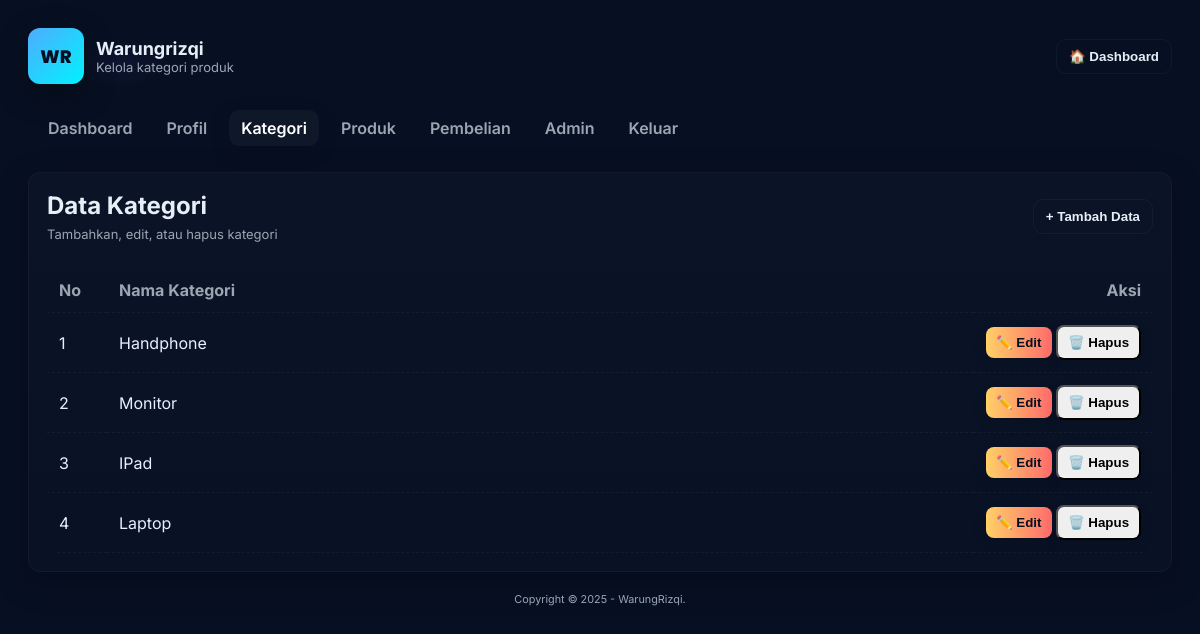
/data-kategori.php (signed in), run on the app's committed database.
### tables this page shows
CREATE TABLE `tb_category` (
  `category_id` int(11) NOT NULL,
  `category_name` varchar(25) NOT NULL
);

### data-kategori.php (the view, shortened to what this page needs)
<?php
include 'db.php';
$kategori_q = mysqli_query($conn, "SELECT * FROM tb_category ORDER BY category_id DESC");
$kategori = [];
if ($kategori_q) {
    while ($r = mysqli_fetch_assoc($kategori_q)) $kategori[] = $r;
}
?>
<!DOCTYPE html>
<html lang="id">
<head>
</head>
<body>
    <div class="container">
        <header class="header">
            <div class="brand">
                <div class="logo">WR</div>
                <div>
                    <div class="title">Warungrizqi</div>
                    <div class="sub">Kelola kategori produk</div>
                </div>
            </div>
            <div>
                <button class="btn" onclick="window.location='dashboard.php'">🏠 Dashboard</button>
            </div>
        </header>
        <nav class="nav" aria-label="Main navigation">
            <a href="dashboard.php">Dashboard</a>
            <a href="profil.php">Profil</a>
            <a href="data-kategori.php" class="active">Kategori</a>
            <a href="data-produk.php">Produk</a>
            <a href="data-pembelian.php">Pembelian</a>
            <a href="data-user.php">Admin</a>
            <a href="keluar.php">Keluar</a>
        </nav>
        <section class="section">
            <div class="card">
                <div style="display:flex;justify-content:space-between;align-items:center">
                    <div>
                        <h2 style="margin:0">Data Kategori</h2>
                        <div class="sub" style="margin-top:6px">Tambahkan, edit, atau hapus kategori</div>
                    </div>
                    <div style="display:flex;gap:8px;align-items:center">
                        <button class="btn ghost" onclick="window.location.href='tambah-kategori.php'">+ Tambah Data</button>
                    </div>
                </div>
                <div class="table-wrap" style="margin-top:14px">
                    <table class="table" role="table" aria-label="Daftar Kategori">
                        <thead>
                            <tr>
                                <th style="width:60px">No</th>
                                <th>Nama Kategori</th>
                                <th style="width:180px;text-align:right">Aksi</th>
                            </tr>
                        </thead>
                        <tbody>
                            <?php if (!empty($kategori)): ?>
                                <?php $no = 1; foreach ($kategori as $row): ?>
                                    <tr>
                                        <td><?= $no++; ?></td>
                                        <td><?= htmlspecialchars($row['category_name']); ?></td>
                                        <td style="text-align:right">
                                            <button class="action-btn btn-edit" onclick="window.location='edit-kategori.php?id=<?= $row['category_id']; ?>'">✏️ Edit</button>
                                            <button class="action-btn btn-delete" onclick="if(confirm('Yakin hapus kategori ini?')) window.location='proses-hapus.php?type=kategori&id=<?= $row['category_id']; ?>'">🗑️ Hapus</button>
                                        </td>
                                    </tr>
                                <?php endforeach; ?>
                            <?php endif; ?>
                        </tbody>
                    </table>
                </div>
            </div>
        </section>
        <footer>
            <small>Copyright &copy; 2025 - WarungRizqi.</small>
        </footer>
    </div>
</body>
</html>

### data-kategori.php (style rules this page uses)
:root { --bg:#071022; --card-elev: 0 10px 30px rgba(2,6,23,0.45); --accent:#4facfe; --muted:#9aa6b2; --glass: rgba(255,255,255,0.03); }
* { box-sizing:border-box }
body { margin:0;font-family:Inter,system-ui,Arial;background: radial-gradient(800px 400px at 10% 10%, rgba(79,70,229,0.08), transparent 6%), #071022;color:#e6eef8;-webkit-font-smoothing:antialiased;padding:28px; }
.container { max-width:1180px;margin:0 auto }
.header { display:flex;align-items:center;justify-content:space-between;gap:12px;margin-bottom:18px }
.brand { display:flex;align-items:center;gap:12px }
.logo { width:56px;height:56px;border-radius:12px;background:linear-gradient(135deg,#4facfe,#00f2fe);display:flex;align-items:center;justify-content:center;color:#071022;font-weight:800;font-family:Poppins;font-size:18px;box-shadow:0 10px 30px rgba(0,0,0,0.35) }
.title { font-size:18px;font-weight:700 }
.sub { color:var(--muted);font-size:13px }
.nav { margin-top:12px;background:transparent;padding:8px;border-radius:12px;display:flex;gap:10px;flex-wrap:wrap }
.nav a { padding:8px 12px;border-radius:10px;color:var(--muted);text-decoration:none;font-weight:600 }
.nav a.active { background:rgba(255,255,255,0.03);color:#fff;box-shadow:0 6px 18px rgba(2,6,23,0.25) }
.section { margin-top:18px }
.card { background:linear-gradient(180deg, rgba(255,255,255,0.02), rgba(255,255,255,0.01)); padding:18px;border-radius:12px;border:1px solid rgba(255,255,255,0.03);box-shadow:var(--card-elev); }
.table-wrap { overflow:auto;border-radius:10px }
.table { width:100%;border-collapse:collapse;margin-top:12px;background:transparent; min-width:720px; }
.table thead th { background:transparent;color:var(--muted);text-align:left;padding:12px;font-weight:700;border-bottom:1px dashed rgba(255,255,255,0.04) }
.table tbody td { padding:12px;border-bottom:1px dashed rgba(255,255,255,0.04);vertical-align:middle;color:#e8f0ff }
.btn { position:relative; overflow:hidden; display:inline-flex; align-items:center; gap:8px; padding:9px 12px; border-radius:10px; border:none; cursor:pointer; font-weight:700; transition:transform .18s ease, box-shadow .18s ease; background:transparent;color:#e6eef8;border:1px solid rgba(255,255,255,0.04) }
.btn.ghost { background:transparent;border:1px solid rgba(255,255,255,0.04) }
.btn::after { content:'›';position:absolute;right:10px;top:50%;transform:translateY(-50%) translateX(6px);opacity:0;transition:transform .18s,opacity .18s }
.action-btn { padding:8px 10px;border-radius:8px;font-weight:700; position:relative; overflow:hidden; transition:transform .14s cubic-bezier(.2,.9,.2,1), box-shadow .14s, filter .14s; will-change:transform,box-shadow; cursor:pointer; box-shadow:0 6px 18px rgba(2,6,23,0.06); }
.btn-edit { background:linear-gradient(90deg,#ffd166,#ff6b6b); color:#071022;border:none; }
.action-btn::after { content:'›'; position:absolute; right:10px; top:50%; transform:translateY(-50%) translateX(8px); opacity:0; color:rgba(0,0,0,0.12); font-weight:800; transition:transform .18s,opacity .18s; }
footer { margin-top:18px;text-align:center;color:var(--muted);font-size:13px }

### data on the page
tb_category: category_name "Handphone"
tb_category: category_name "Monitor"
tb_category: category_name "IPad"
tb_category: category_name "Laptop"
